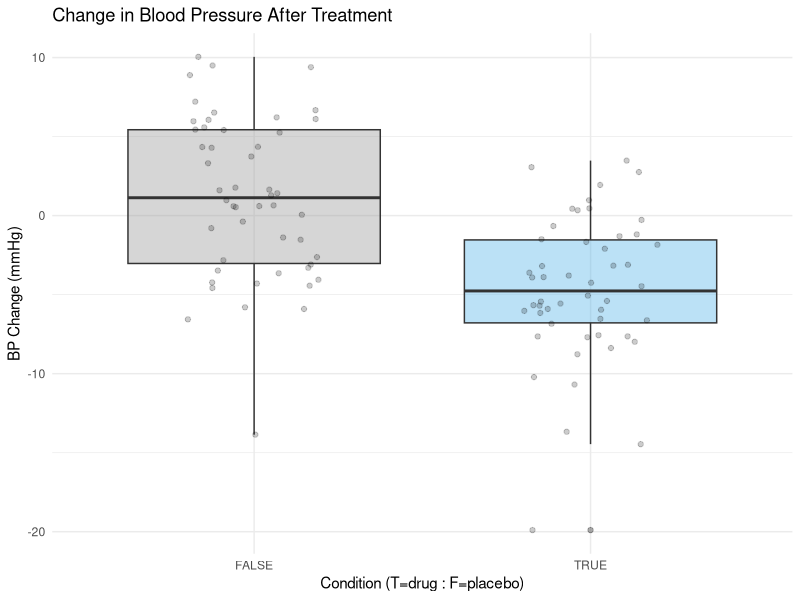

The R source for this figure:
# Load libraries
library(ggplot2)
library(dplyr)
library(broom)
library(car)

set.seed(187) #Random seed

n <- 100 #Number of trials

#Setting up the dataframe
id <- 1:n #Unique identifier for each individual
group_id <- rep(c(TRUE, FALSE), each = n/2) #True is drug, False is placebo
age <- rnorm(n, mean=45, sd=8) #Random ages around 45 yrs old
sex <- sample(c("Male", "Female"), n, replace = TRUE) #Random male and female
bmi <- rnorm(n, mean=30, sd=5) #Random bmi around 30

data <- data.frame(id, group_id, age, sex, bmi) #Set up the dataframe

#Generate some random change. The medication should on average decrease bp

# Generate BP changes
placebo_bp <- rnorm(n/2, mean = 0, sd = 5) #Add deviation for placebo
drug_bp <- rnorm(n/2, mean = -6, sd = 5) #Decrease mean for bp med data

# Create one vector that combines them
bp_values <- numeric(nrow(data))  # Preallocate vector of correct length
bp_values[data$group_id == FALSE] <- placebo_bp #Assigns placebo bp values to bp_values based on corresponding location in dataframe
bp_values[data$group_id == TRUE] <- drug_bp #Assigns drug bp values to bp_values based on corresponding location in dataframe

data$bp_change <- bp_values #Add to the dataframe

head(data)

#Basic statistics on bp_change
summary_stats <- data %>% #get values from data
  group_by(group_id) %>% #group the results by drug (TRUE) or placebo (FLASE)
  summarise(   #summarise the data based on the following parameters
    bp_delta_mean = mean(bp_change), #take the mean of the bp_change
    sdev_bp_change = sd(bp_change), #take the standard deviation of the bp_change
    n = n()) #list the number of replicates for each group

show(summary_stats) #display the summary statistics in the console

#Perform a t-test to identify whether there is a significant difference
t_result <- t.test(bp_change ~ group_id, data = data) #test if bp difference is significant, generate p value
show(t_result) #display t-test results

#Linear model based on the various categories
model1 <- lm(bp_change ~ group_id + age + sex + bmi, data = data) #Creates linear model
summary(model1) #Provides summary of model

#Principle component analysis (needs data to be modified to numerical)
data_pca <- data %>%
  mutate(
    sex_num = ifelse(sex == "Male", 1, 0), #Select male to 1 and Female to 0
    group_num = ifelse(group_id == TRUE, 1, 0) #Select drug to 1 and placebo to 0
  ) %>%
  select(age, bmi, sex_num, group_num) #Selected groups for PCA analysis

pca_result <- prcomp(data_pca,    #Run PCA
                     center = TRUE, #Optional
                     scale. = TRUE) #Generally helpful

summary(pca_result) #Summary of PCA

ggplot(data, aes(x = group_id, y = bp_change, fill = group_id)) + #aes is for aesthetic mapping, uses group to determine the fill
  geom_boxplot(alpha = 0.4) + #generate boxplot with opacity of 0.5
  geom_jitter(width = 0.2, alpha = 0.2) +  #adds slight horizontal displacement to points
  theme_minimal() + #minimalistic theme to avoid gridlines
  labs(title = "Change in Blood Pressure After Treatment",   #Title
       y = "BP Change (mmHg)", x = "Condition (T=drug : F=placebo)") +   #Axes labels
  scale_fill_manual(values = c("#999999", "#56B4E9")) + #Color values for boxes
  theme(legend.position = "none") #hides legend because groups are already evident


